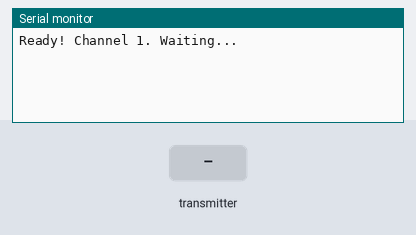
Bench run of a sketch on a simulated ESP32. Shown: the last lines printed to the serial monitor. Inputs (shaded band) come from the test bench.

Above: at 3.2 s.
3.3 s: the transmitter starts sending voltage = 0
At 3.61 s:
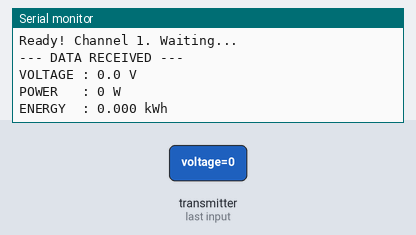
4.8 s: the transmitter starts sending power = 25
6.3 s: the transmitter starts sending energy = 25
At 6.61 s:
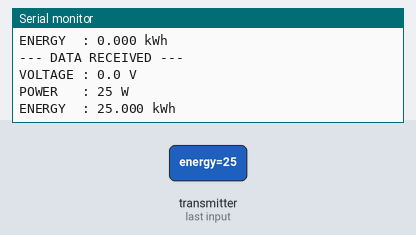
7.8 s: the transmitter starts sending voltage = 25
9.3 s: the transmitter starts sending power = 50
10.8 s: the transmitter starts sending energy = 50
At 11.11 s:
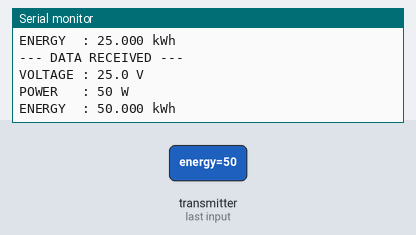
Timing chart, 0 to 13.3 s (numbered marks = the images above; inputs shaded):
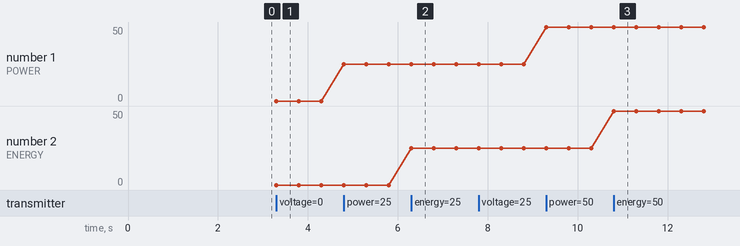

The sketch:

resivercode.ino
```cpp
#include <esp_now.h>
#include <WiFi.h>
#include <esp_wifi.h>

typedef struct struct_message {
    float voltage;
    float power;
    float energy;
} struct_message;

struct_message incomingData;

void onDataRecv(const esp_now_recv_info *info, const uint8_t *data, int len) {
  memcpy(&incomingData, data, sizeof(incomingData));

  Serial.println("\n--- DATA RECEIVED ---");
  Serial.printf("VOLTAGE : %.1f V\n", incomingData.voltage);
  Serial.printf("POWER   : %.0f W\n", incomingData.power);
  Serial.printf("ENERGY  : %.3f kWh\n", incomingData.energy);
}

void setup() {
  Serial.begin(115200);
  delay(2000);

  WiFi.mode(WIFI_STA);

  esp_wifi_set_channel(1, WIFI_SECOND_CHAN_NONE);

  if (esp_now_init() != ESP_OK) {
    Serial.println("Error initializing ESP-NOW");
    return;
  }

  esp_now_register_recv_cb(onDataRecv);
  Serial.println("Ready! Channel 1. Waiting...");
}

void loop() {}
```

Measured:
- after the input at 3.3 s, the serial monitor: prints a new line at once (image 1)
- after the input at 6.3 s, the serial monitor: prints a new line at once (image 2)
- after the input at 10.8 s, the serial monitor: prints a new line at once (image 3)
- plotted number 1: 0 → 25 after the input at 4.8 s, 25 → 50 after the input at 9.3 s
